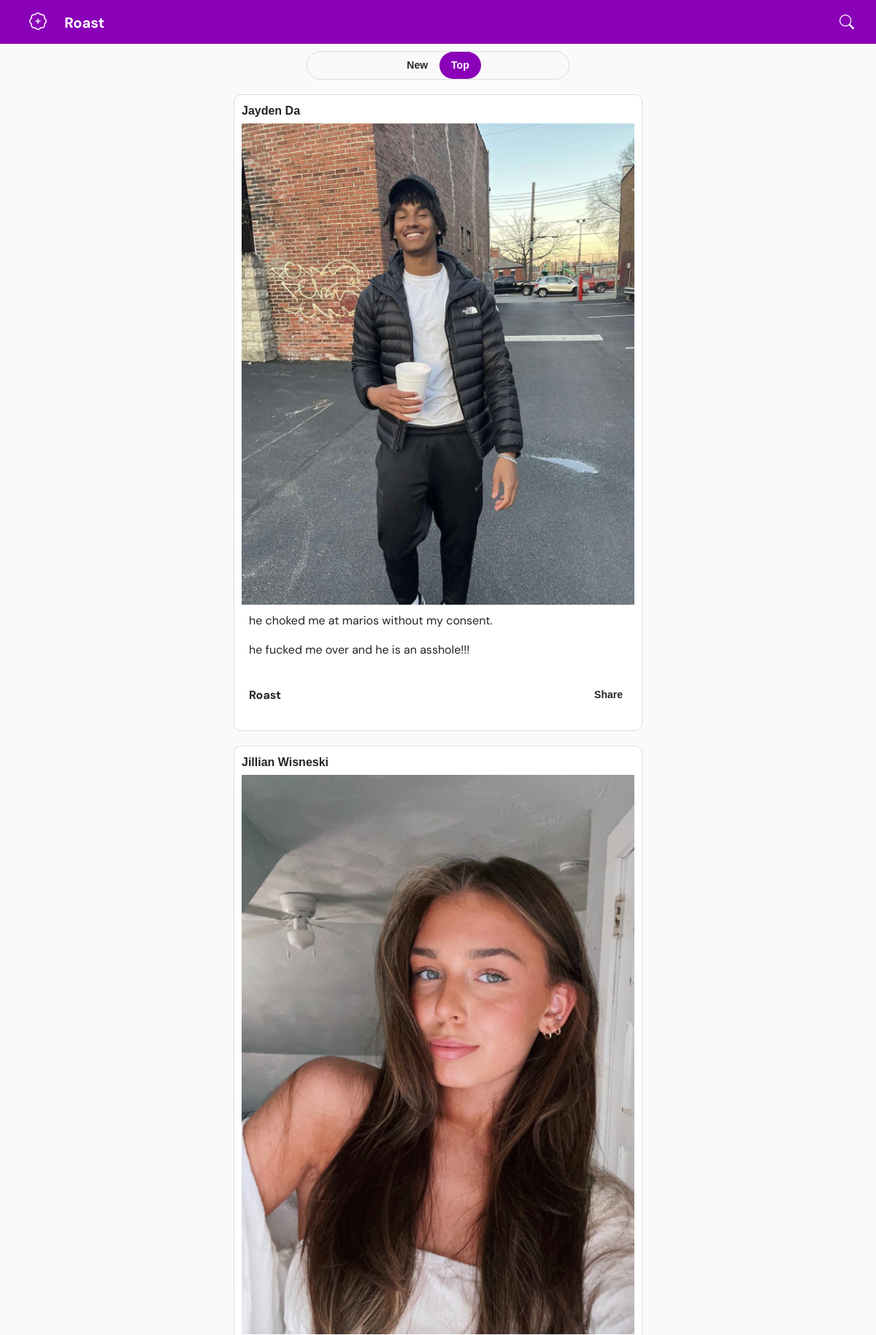
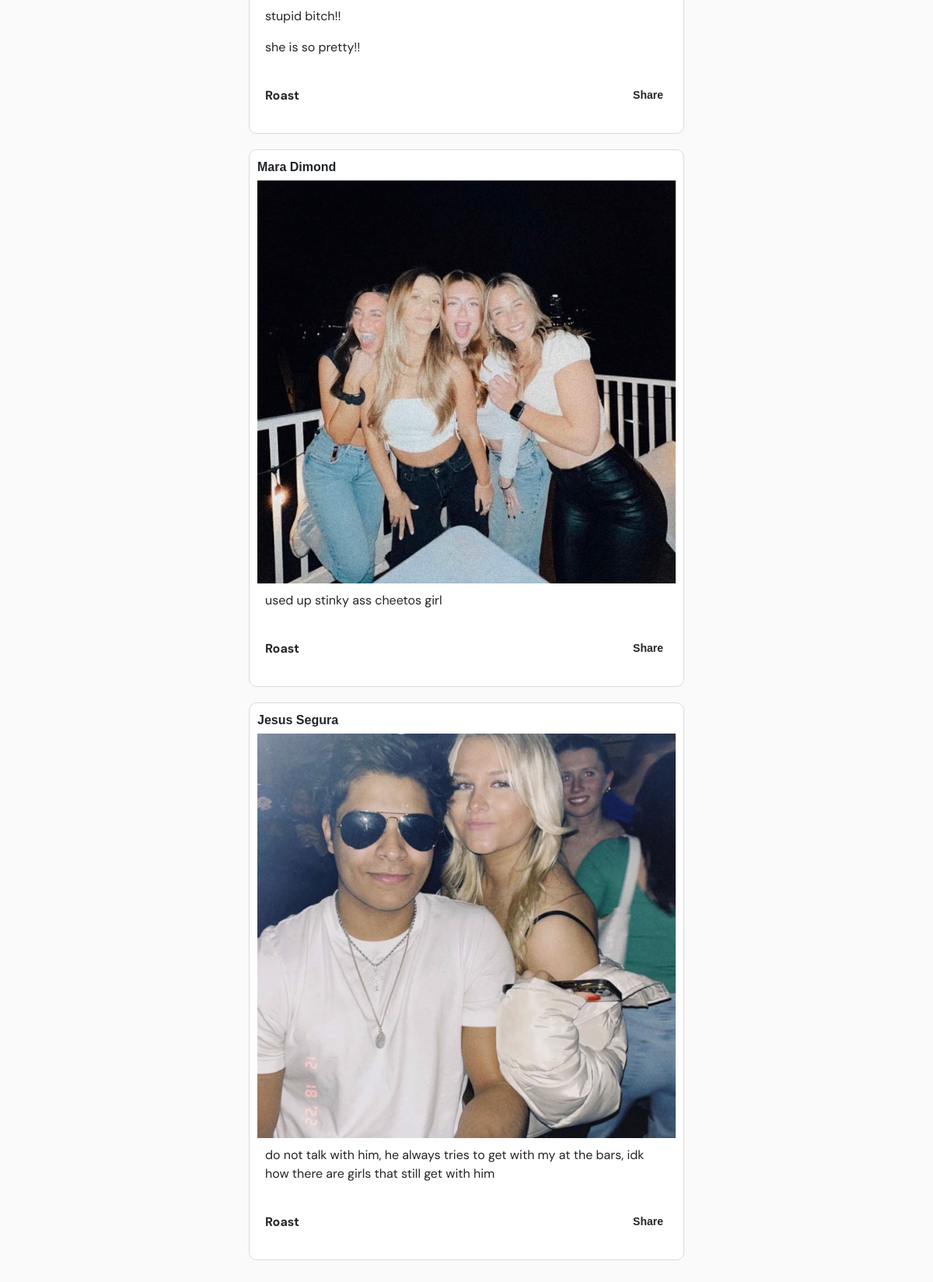
Screenshot of /top/ (signed in) with the database file from the repository (2 pictures, top to bottom).
### home/models.py (models this page shows, shortened)
class Post(models.Model):
    author = models.ForeignKey(User, on_delete=models.CASCADE)
    picture = models.ImageField(upload_to='static/posts/')
    caption = models.CharField(max_length=255)
    created_at = models.DateTimeField(auto_now_add=True)

class Comment(models.Model):
    post = models.ForeignKey(Post, on_delete=models.CASCADE, related_name='comments')
    author = models.ForeignKey(User, on_delete=models.CASCADE)
    content = models.TextField()
    created_at = models.DateTimeField(auto_now_add=True)

### home/views.py (the view)
# urls.py: path('top/', views.top, name='top')
def top(request):
    posts = Post.objects.annotate(num_comments=Count('comments')).order_by('-num_comments')
    context = {}
    comments = Comment.objects.all().order_by('-id')
    context["posts"] = posts
    context['comments'] = comments
    if request.user.is_authenticated:
        user = request.user
        context["user"] = user
    return render(request, 'top.html', context)

### home/templates/top.html (shortened to what this page needs)
{% extends 'base.html' %}
{% block content %}
    <div class="pill-container">
        {% if user.is_authenticated %}
            <a href="/" class="pill-link">New</a>
            <a href="/top" class="pill-link active">Top</a>
        {% else %}
            <a href="/register/" class="pill-link">New</a>
            <a href="/register/" class="pill-link active">Top</a>
        {% endif %}
    </div>
    <div class="container">
        {% if posts %}
            {% for post in posts %}
                <div class="post-container">
                    <div class="post-caption">{{ post.caption }}</div>
                    <img class="post-image" src="{{ post.picture.url }}" alt="Post Picture">
                    <div class="post-comments">
                        {% if user.is_authenticated %}
                            {% for comment in comments %}
                                {% if comment.post == post  %}
                                    <p>{{ comment.content }}</p>
                                {% endif %}
                            {% empty %}
                                <p>No comments yet.</p>
                            {% endfor %}
                            {% else %}
                            <p><a href="/register/">See comments</a></p>
                            {% endif %}
                    </div>
                    {% if user.is_authenticated %}
                    <div class="button-container">
                        <div class="add-roast"><p>Roast</p></div>
                        <button class="share-button" onclick="copyLink('{{ post.get_absolute_url }}/{{post.id}}')">Share</button>
                    </div>
                    {% else %}
                        <div class="add-roast"><a href="/register/" >Roast</a></div>
                    {% endif %}
                </div>
            {% endfor %}
        {% else %}
            <p>No posts found.</p>
        {% endif %}
    </div>
{% endblock %}

### home/templates/top.html (style rules this page uses)
body { font-family: Arial, sans-serif; background-color: #fafafa; margin: 0; padding: 0; }
.container { max-width: 600px; margin: 0 auto; padding: 20px; }
.post-container { background-color: #ffffff; border: 1px solid #dbdbdb; margin-bottom: 20px; padding: 10px; border-radius: 10px; }
.post-caption { font-weight: bold; margin-bottom: 5px; }
.post-image { width: 100%; height: auto; }
.post-comments { padding: 10px; }
.add-roast { font-weight: bold; color: #262626; cursor: pointer; margin-top: 2px; padding: 10px; }
.pill-container { background-color: #fafafa; border: 1px solid #dbdbdb; border-radius: 20px; display: inline-block; margin-bottom: 20px; display: flex; justify-content: center; max-width: 30%; margin: 0 auto; }
.pill-link { font-size: 14px; font-weight: bold; text-decoration: none; padding: 8px 16px; color: #262626; background-color: transparent; border: none; outline: none; cursor: pointer; }
.pill-link.active { color: #ffffff; background-color: #8a00b8; border-radius: 20px; }
.share-button { font-size: 14px; font-weight: bold; text-decoration: none; padding: 8px 16px; color: #262626; background-color: transparent; border: none; outline: none; cursor: pointer; margin-top: -15px; display: inline-block; }
.button-container { display: flex; align-items: center; justify-content: space-between; }

### home/templates/base.html (style rules this page uses)
a { text-decoration: none; color: inherit; }
p { font-family: 'DM Sans', sans-serif; }

### rows the page displays
Post: caption "Jayden Da", picture (picture)
Comment: content "he choked me at marios without my consent."
Comment: content "he fucked me over and he is an asshole!!!"
Post: caption "Jillian Wisneski", picture (picture)
Comment: content "stupid bitch!!"
Comment: content "she is so pretty!!"
Post: caption "Mara Dimond", picture (picture)
Comment: content "used up stinky ass cheetos girl"
Post: caption "Jesus Segura", picture (picture)
Comment: content "do not talk with him, he always tries to get with my at the bars, idk how there are girls that still get with him"
